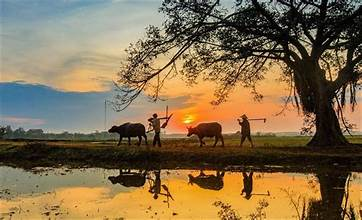
#> input picture Computer-Vision-Labs/Lab2/dong ruong.jpg, 362 x 220 px, given in place of picture.jpg, which was not available
$ python Lab2.py
#> lines starting #> are read from the running program, lines starting #| are printed output that depends on the picture; pictures that were not available may be replaced by others from this repository, and a replacement may not be noted
from pyexpat import features

import cv2
import numpy as np
from scipy import io

img = cv2.imread("picture.jpg")
#> img is the input picture: shape (220, 362, 3); mean B, G, R 77.8, 109.8, 131.2
img = cv2.resize(img, (400, 300))
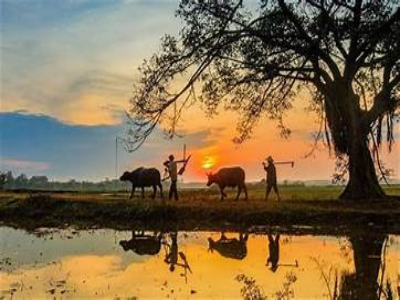
#> img: shape (300, 400, 3); mean B, G, R 77.7, 109.7, 131.1

# I.1 Cộng điểm ảnh (tăng sáng)
bright = np.clip(img.astype(int) + 80, 0, 255).astype(np.uint8)
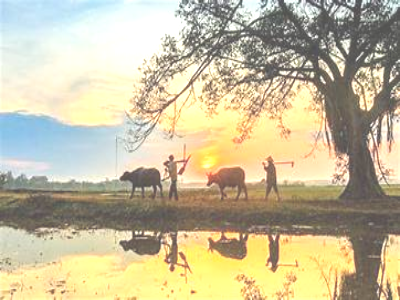
#> bright: shape (300, 400, 3); mean B, G, R 157.5, 188.5, 197.1

# I.2 Nhân điểm ảnh (tăng tương phản)
contrast = np.clip(img.astype(float) * 1.8, 0, 255).astype(np.uint8)
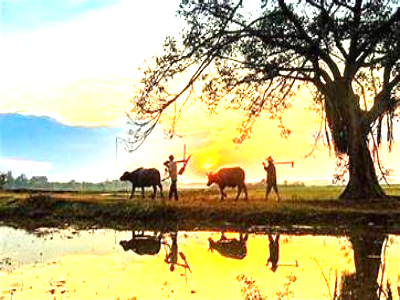
#> contrast: shape (300, 400, 3); mean B, G, R 132.8, 177.4, 185.2

result = np.hstack((img, bright, contrast))
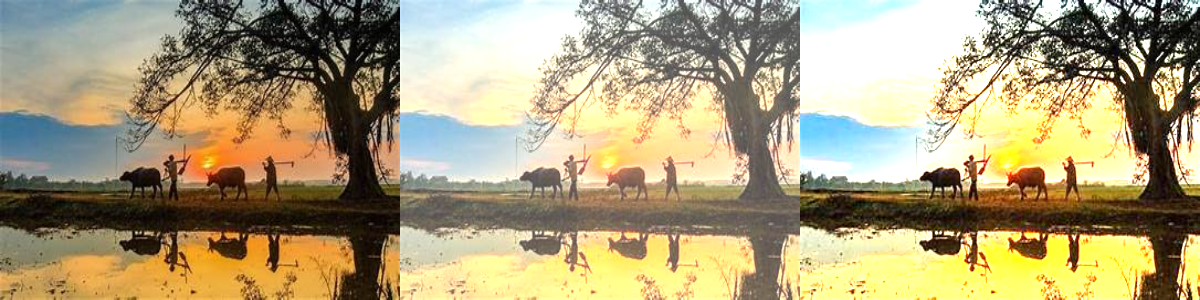
#> result: shape (300, 1200, 3); mean B, G, R 122.6, 158.5, 171.1

cv2.imshow("Original | Brightness | Contrast", result)

cv2.waitKey(0)
cv2.destroyAllWindows()


#II.1
#OpenCV
image_path = 'vanmieu.jpg'
img_cv2 = cv2.imread(image_path, cv2.IMREAD_GRAYSCALE)
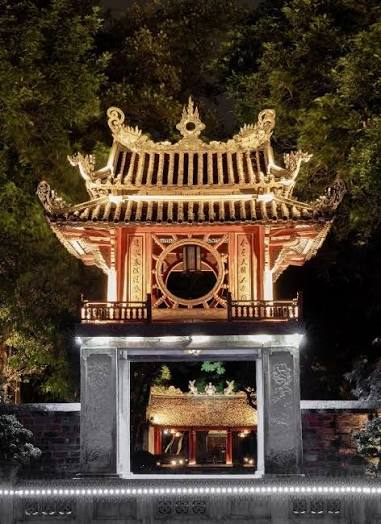
#> input picture Computer-Vision-Labs/Lab2/vanmieu.jpg, 381 x 524 px
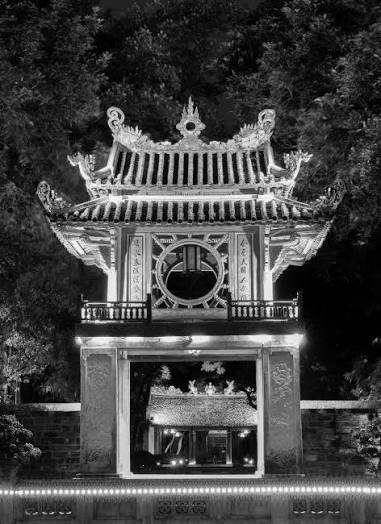
#> img_cv2: shape (524, 381); min 0, max 255, mean 67.5
edges_cv2 = cv2.Canny(img_cv2, 100, 200)
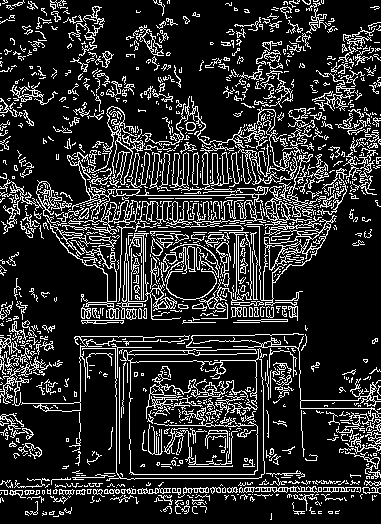
#> edges_cv2: shape (524, 381); 17.4% white in thin lines or dots
#Scikit-image
#> (the run stopped early here; a loop or call above may not have finished)
